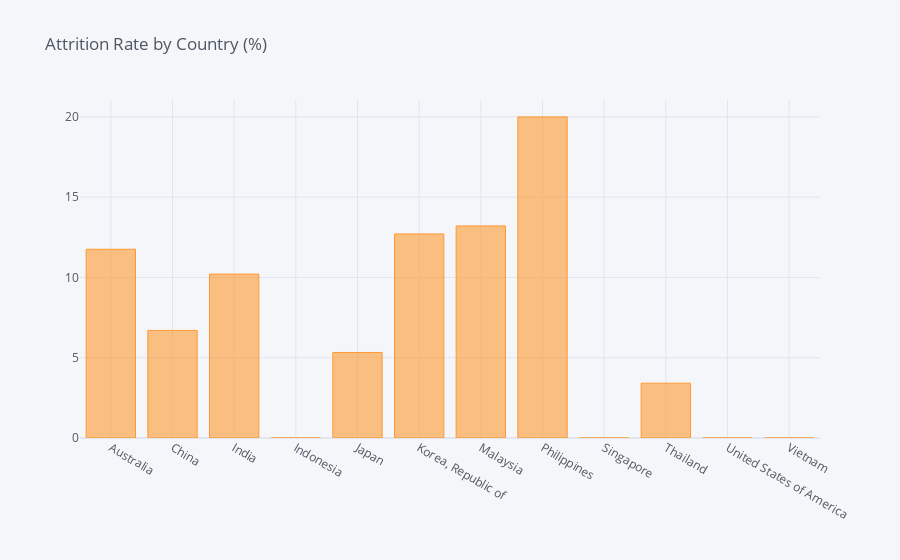

Source (notebook cell):
### Code cell
Country = pd.DataFrame(columns=['Work_Country', 'Leave/ Stay'])
i=0
for field in list(agg_data['Work_Country'].unique()):
    ratio = agg_data[(agg_data['Work_Country']==field)&(agg_data['Leave/ Stay']==1)].shape[0] / agg_data[agg_data['Work_Country']==field].shape[0]
    Country.loc[i] = (field, ratio*100)
    i += 1
    print("In {}, the ratio of attrition rate is {:.2f}%".format(field, ratio*100))    
Country = Country.groupby(by="Work_Country").sum()
Country.iplot(kind='bar',title='Attrition Rate by Country (%)')

### Figure 1 — Plotly figure (JSON) as saved in the notebook; plotly's stock layout.template omitted (floating-point values rounded to 4 significant figures)
{"data": [{"marker": {"color": "rgba(255, 153, 51, 0.6)", "line": {"color": "rgba(255, 153, 51, 1.0)", "width": 1}}, "name": "Leave/ Stay", "orientation": "v", "text": "", "type": "bar", "x": ["Australia", "China", "India", "Indonesia", "Japan", "Korea, Republic of", "Malaysia", "Philippines", "Singapore", "Thailand", "United States of America", "Vietnam"], "y": [11.76, 6.701, 10.21, 0, 5.327, 12.71, 13.21, 20, 0, 3.416, 0, 0]}], "layout": {"legend": {"bgcolor": "#F5F6F9", "font": {"color": "#4D5663"}}, "paper_bgcolor": "#F5F6F9", "plot_bgcolor": "#F5F6F9", "title": {"font": {"color": "#4D5663"}, "text": "Attrition Rate by Country (%)"}, "xaxis": {"gridcolor": "#E1E5ED", "showgrid": true, "tickfont": {"color": "#4D5663"}, "title": {"font": {"color": "#4D5663"}, "text": ""}, "zerolinecolor": "#E1E5ED"}, "yaxis": {"gridcolor": "#E1E5ED", "showgrid": true, "tickfont": {"color": "#4D5663"}, "title": {"font": {"color": "#4D5663"}, "text": ""}, "zerolinecolor": "#E1E5ED"}}}
